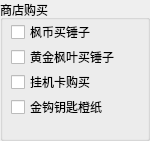
     <widget class="QGroupBox" name="groupBox_14">
      <property name="geometry">
       <rect>
        <x>165</x>
        <y>510</y>
        <width>150</width>
        <height>141</height>
       </rect>
      </property>
      <property name="title">
       <string>商店购买 </string>
      </property>
      <widget class="QCheckBox" name="checkBox_22">
       <property name="geometry">
        <rect>
         <x>11</x>
         <y>24</y>
         <width>83</width>
         <height>16</height>
        </rect>
       </property>
       <property name="font">
        <font>
         <family>宋体</family>
        </font>
       </property>
       <property name="text">
        <string>枫币买锤子</string>
       </property>
      </widget>
      <widget class="QCheckBox" name="checkBox_23">
       <property name="geometry">
        <rect>
         <x>11</x>
         <y>49</y>
         <width>107</width>
         <height>16</height>
        </rect>
       </property>
       <property name="font">
        <font>
         <family>宋体</family>
        </font>
       </property>
       <property name="text">
        <string>黄金枫叶买锤子</string>
       </property>
      </widget>
      <widget class="QCheckBox" name="checkBox_25">
       <property name="geometry">
        <rect>
         <x>11</x>
         <y>74</y>
         <width>83</width>
         <height>16</height>
        </rect>
       </property>
       <property name="font">
        <font>
         <family>宋体</family>
        </font>
       </property>
       <property name="text">
        <string>挂机卡购买</string>
       </property>
      </widget>
      <widget class="QCheckBox" name="checkBox_26">
       <property name="geometry">
        <rect>
         <x>11</x>
         <y>99</y>
         <width>95</width>
         <height>16</height>
        </rect>
       </property>
       <property name="font">
        <font>
         <family>宋体</family>
        </font>
       </property>
       <property name="text">
        <string>金钩钥匙橙纸</string>
       </property>
      </widget>
     </widget>
